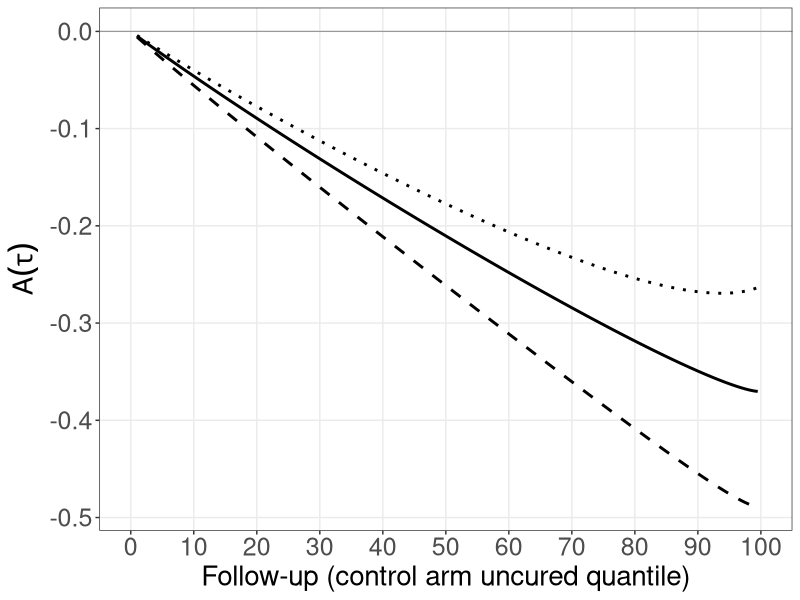
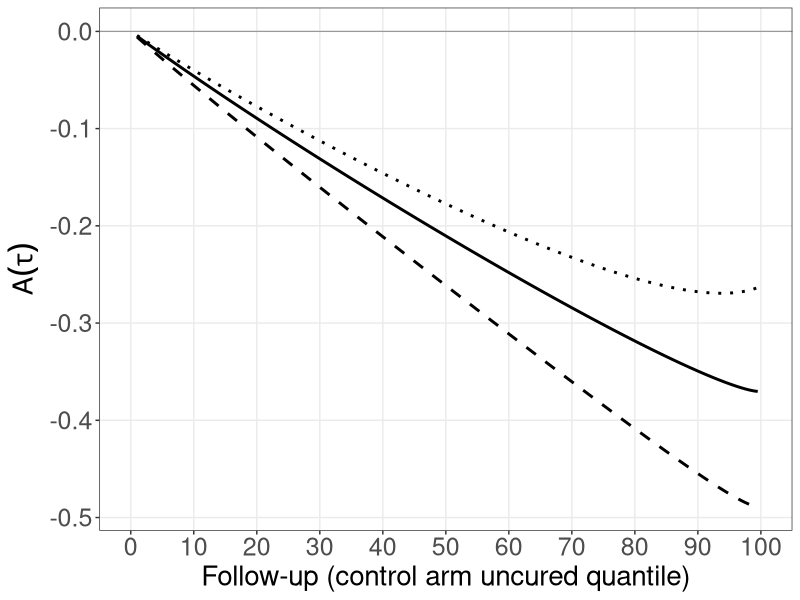

Here is the R script that generated these plots, in order:
################################################################################
# 01_numerical_results.R
#
# Reproduces: Main text Section 3.2 — Numerical results (Figure 5)
#
# Computes the weighted average hazard difference A(tau) as a function of
# follow-up percentile for three scenarios (all with HR_u = 0.5):
#   Solid line:  No cure in either group (pi0 = 0, pi1 = 0)
#   Dashed line: Cure in treatment only (pi0 = 0, pi1 = 0.2)
#   Dotted line: Cure in both groups (pi0 = 0.2, OR = 1.5)
#
# Control uncured distribution: Weibull(shape = 2, scale = 1)
#
# Outputs:
#   figure_weighted_diff_threecurves_marked.pdf  (Figure 5)
#   figure_weighted_diff_threecurves_marked.png
#
# Required packages: ggplot2
################################################################################

library(ggplot2)

################################################################################
# Helper functions
################################################################################

# Weibull survival function: S(t) = exp(-(t/scale)^shape)
S_weibull <- function(t, shape, scale) {
  exp(-(t / scale)^shape)
}

# Weibull density function
f_weibull <- function(t, shape, scale) {
  (shape / scale) * (t / scale)^(shape - 1) * exp(-(t / scale)^shape)
}

# Mixture cure model survival: S(t) = pi + (1 - pi) * S_u(t)
S_cure <- function(t, pi_g, shape, scale) {
  pi_g + (1 - pi_g) * S_weibull(t, shape, scale)
}

# Mixture cure model hazard: h(t) = (1 - pi) * f_u(t) / S(t)
h_cure <- function(t, pi_g, shape, scale) {
  S_uc <- S_weibull(t, shape, scale)
  f_uc <- f_weibull(t, shape, scale)
  S_mix <- pi_g + (1 - pi_g) * S_uc
  (1 - pi_g) * f_uc / S_mix
}

# Compute A(tau) = integral_0^tau w(t) * {h_1(t) - h_0(t)} dt
# via left Riemann sum, where
#   w(t) = G(t) * 2 * S_0(t) * S_1(t) / (S_0(t) + S_1(t))
#   G(t) = max(0, 1 - t / tau_max)   [censoring survival]
compute_A_tau <- function(tau_eval, tau_max,
                          pi0, shape0, scale0,
                          pi1, shape1, scale1,
                          n_points = 500) {
  if (tau_eval <= 0) return(0)
  t_grid <- seq(0, tau_eval, length.out = n_points + 1)
  dt <- t_grid[2] - t_grid[1]

  A_val <- 0
  for (i in 1:n_points) {
    t <- t_grid[i]
    if (t < 1e-10) next

    S0 <- S_cure(t, pi0, shape0, scale0)
    S1 <- S_cure(t, pi1, shape1, scale1)
    h0 <- h_cure(t, pi0, shape0, scale0)
    h1 <- h_cure(t, pi1, shape1, scale1)

    G_t <- max(0, 1 - t / tau_max)
    w_t <- G_t * 2 * S0 * S1 / (S0 + S1 + 1e-15)

    A_val <- A_val + w_t * (h1 - h0) * dt
  }
  return(A_val)
}

logit <- function(p) log(p / (1 - p))
expit <- function(x) 1 / (1 + exp(-x))

################################################################################
# Scenario parameters
################################################################################

# Control uncured: Weibull(shape = 2, scale = 1)
k <- 2
gamma0 <- 1

# Treatment uncured: Weibull(shape = 2, scale = gamma1) with HR_u = 0.5
# Under PH Weibull: scale_1 = scale_0 / HR^(1/shape)
HR <- 0.5
gamma1 <- gamma0 / HR^(1 / k)  # = sqrt(2)

# Cure fractions for the three scenarios:
# Scenario A (solid):  pi0 = 0,   pi1 = 0
# Scenario B (dashed): pi0 = 0,   pi1 = 0.2
# Scenario C (dotted): pi0 = 0.2, OR = 1.5 => pi1 = expit(logit(0.2) + log(1.5))
pi0_C <- 0.2
OR_C <- 1.5
pi1_C <- expit(logit(pi0_C) + log(OR_C))

cat("Scenario parameters:\n")
cat("  Control uncured: Weibull(shape =", k, ", scale =", gamma0, ")\n")
cat("  Treatment uncured: Weibull(shape =", k, ", scale =", round(gamma1, 4), ")\n")
cat("  HR_u =", HR, "\n\n")
cat("  Scenario A (solid):  pi0 = 0, pi1 = 0\n")
cat("  Scenario B (dashed): pi0 = 0, pi1 = 0.2\n")
cat("  Scenario C (dotted): pi0 =", pi0_C, ", pi1 =", round(pi1_C, 4),
    " (OR =", OR_C, ")\n\n")

################################################################################
# Compute A(tau) on a dense percentile grid
################################################################################

# Follow-up percentiles: 1% to 99.5%
pct_grid <- seq(1, 99.5, by = 0.5)

# Map percentiles to times on the control uncured Weibull(2,1) scale
time_grid <- qweibull(pct_grid / 100, shape = k, scale = gamma0)

# tau_max for the censoring survival G(t)
tau_max <- max(time_grid) * 1.05

cat("Computing A(tau) for", length(pct_grid), "follow-up percentiles...\n")

# Scenario A: pi0 = 0, pi1 = 0 (no cure)
A_scA <- sapply(time_grid, function(tau) {
  compute_A_tau(tau, tau_max,
                pi0 = 0, shape0 = k, scale0 = gamma0,
                pi1 = 0, shape1 = k, scale1 = gamma1)
})

# Scenario B: pi0 = 0, pi1 = 0.2 (cure in treatment only)
A_scB <- sapply(time_grid, function(tau) {
  compute_A_tau(tau, tau_max,
                pi0 = 0, shape0 = k, scale0 = gamma0,
                pi1 = 0.2, shape1 = k, scale1 = gamma1)
})

# Scenario C: pi0 = 0.2, pi1 from OR = 1.5 (cure in both)
A_scC <- sapply(time_grid, function(tau) {
  compute_A_tau(tau, tau_max,
                pi0 = pi0_C, shape0 = k, scale0 = gamma0,
                pi1 = pi1_C, shape1 = k, scale1 = gamma1)
})

cat("Done.\n\n")

################################################################################
# Find tau* (minimum of the dotted/Scenario C curve)
################################################################################

idx_min_C <- which.min(A_scC)
tau_star_pct <- pct_grid[idx_min_C]

cat("tau* (minimum of dotted curve):\n")
cat("  Percentile:", tau_star_pct, "\n")
cat("  A(tau*):", round(A_scC[idx_min_C], 6), "\n\n")

################################################################################
# Plot Figure 5
################################################################################

plot_df <- data.frame(
  pct = rep(pct_grid, 3),
  A_tau = c(A_scA, A_scB, A_scC),
  scenario = rep(c("A", "B", "C"), each = length(pct_grid))
)

fig5 <- ggplot(plot_df, aes(x = pct, y = A_tau)) +
  geom_line(data = plot_df[plot_df$scenario == "A", ],
            linetype = "solid", linewidth = 1.0, color = "black") +
  geom_line(data = plot_df[plot_df$scenario == "B", ],
            linetype = "dashed", linewidth = 1.0, color = "black") +
  geom_line(data = plot_df[plot_df$scenario == "C", ],
            linetype = "dotted", linewidth = 1.0, color = "black") +
  geom_hline(yintercept = 0, linetype = "solid", color = "gray60", linewidth = 0.4) +
  labs(
    x = "Follow-up (control arm uncured quantile)",
    y = expression(A(tau))
  ) +
  scale_x_continuous(breaks = seq(0, 100, by = 10), limits = c(0, 100)) +
  theme_bw() +
  theme(
    axis.title = element_text(size = 20),
    axis.text = element_text(size = 18),
    panel.grid.minor = element_blank()
  )

ggsave("figure_weighted_diff_threecurves_marked.pdf", fig5, width = 10, height = 6)
ggsave("figure_weighted_diff_threecurves_marked.png", fig5, width = 10, height = 6,
       dpi = 300)

cat("Saved: figure_weighted_diff_threecurves_marked.pdf\n")
cat("Saved: figure_weighted_diff_threecurves_marked.png\n")
